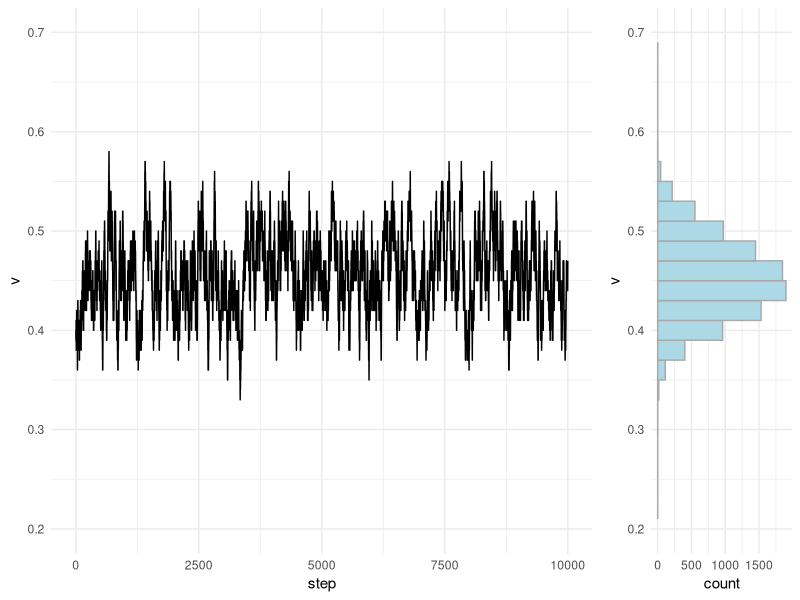

This figure's R source:
rm(list=ls(all=TRUE))

libs <- c ("purrr", "readr", "dplyr", "magrittr", "tidyr", "ggplot2", "gridExtra")
for(lib in libs) {
    if (!require(lib, character.only=TRUE)) {
        install.packages(lib, repos="http://cran.ism.ac.jp")
        require(lib, character.only=TRUE)}
}

### 8.3 MCMCアルゴリズムのひとつ：メトロポリス法
compute_lglike <- (function() {
    N          <- 8L
    survived   <- scan("data.txt", what=integer())
    function (survived_prob) {
        sum (
            dbinom (
                x    = survived,
                size = N,
                prob = survived_prob,
                log  = TRUE))
    }
})()
initial_q_prob   <- function () {
    0.4
}
sampling <- function (q_prob) {
    max(0.01, min(0.99, sample(c(0.01,-0.01), 1) + q_prob))
}
sim_metropolis <- function (step_size) {
    sampling_holder    <- numeric(step_size)
    sampling_holder[1] <- initial_q_prob()
    cur_lglike         <- compute_lglike(sampling_holder[1])
    if (step_size <= 1) {
        return (sampling_holder)}
    for (step in 2:step_size) {
        cand_q_prob  <- sampling(sampling_holder[step-1])
        cand_lglike  <- compute_lglike(cand_q_prob)
        if (cur_lglike <= cand_lglike || runif(1) <= exp (cand_lglike - cur_lglike)) {
            sampling_holder[step] <- cand_q_prob
            cur_lglike <- cand_lglike
        }
        else {
            sampling_holder[step] <- sampling_holder[step-1]
        }
    }
    return (sampling_holder)
}

ret <- data_frame (
        v    = sim_metropolis(1e4),
        step = seq_along(v))

mcmc_path <-
    ret %>%
    ggplot(aes(step, v)) +
    geom_line() +
    ylim(c(0.2, 0.7))+
    theme_minimal()
mcmc_hist <-
    ret %>%
    ggplot(aes(v)) +
    geom_histogram(binwidth=.02, fill="lightblue", color="darkgrey") +
    coord_flip() +
    xlim(c(0.2, 0.7)) +
    theme_minimal()
mcmc_graph <- grid.arrange (
    mcmc_path,
    mcmc_hist,
    layout_matrix=matrix(c(1,1,1,2),nrow=1)
)
ggsave("sim_metropolis.pdf", plot=mcmc_graph, width=297, height=210, units="mm")


